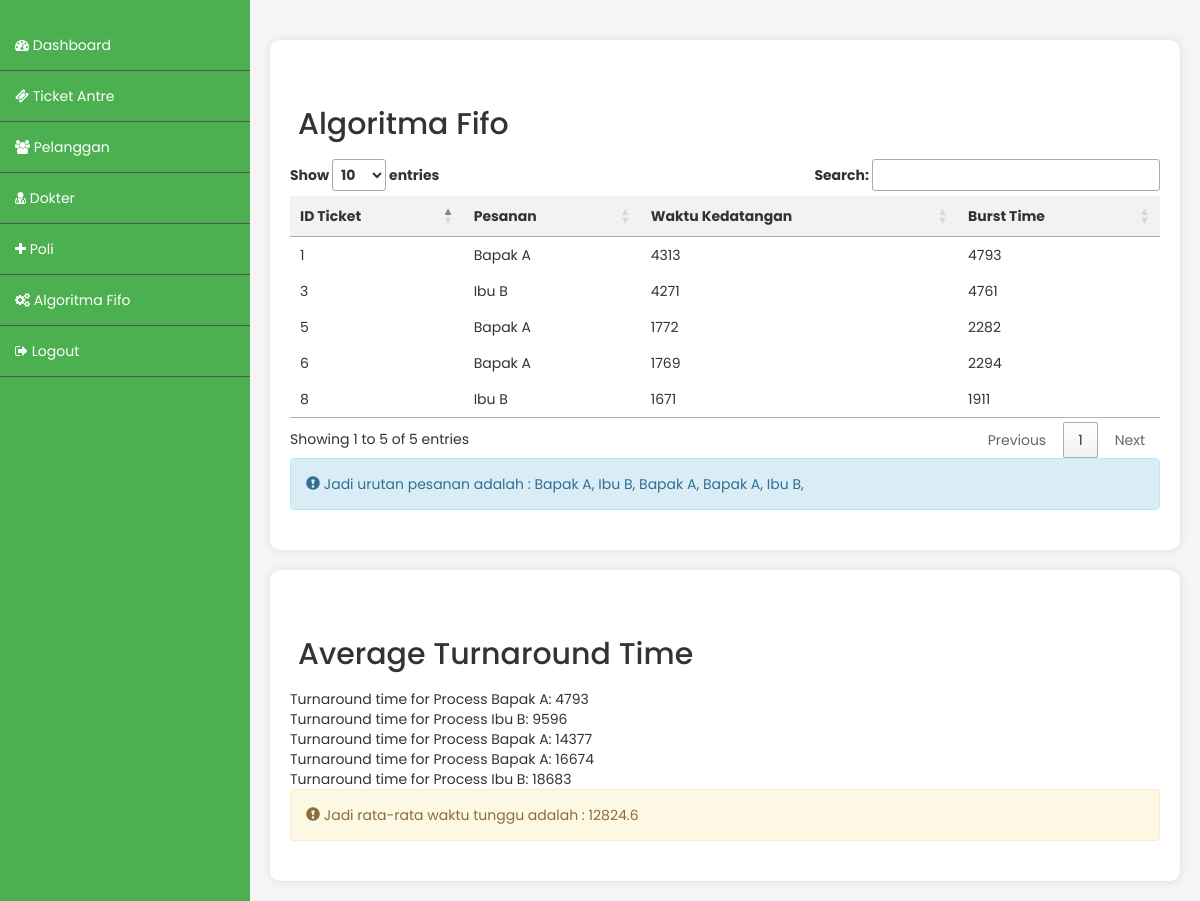
Page /index.php/admin/fifo on the committed database.
### tables this page shows
CREATE TABLE `ticket` (
  `id_ticket` int(255) NOT NULL,
  `id_pelanggan` int(255) NOT NULL,
  `stamp_waktu` timestamp NOT NULL DEFAULT current_timestamp(),
  `waktu_keluar` time DEFAULT NULL,
  `id_poli` int(255) NOT NULL,
  `id_dokter` int(255) NOT NULL
);

CREATE TABLE `pelanggan` (
  `id_pelanggan` int(255) NOT NULL,
  `nama_pelanggan` varchar(255) NOT NULL,
  `nik` varchar(255) NOT NULL,
  `tempat_lahir` varchar(255) NOT NULL,
  `tanggal_lahir` date NOT NULL,
  `alamat` varchar(255) NOT NULL,
  `no_telp` varchar(255) NOT NULL
);

### application/controllers/Admin.php (called while the page is built, shortened)
<?php
class Admin extends CI_Controller {
	public function __construct()
	{
		$this->load->model('akun_model');
		$this->load->model('crud_model');
	}
	public function fifo()
	{
		$data['array_ticket'] = $this->crud_model->mengambil_data_join('ticket',['pelanggan']);
		$this->load->view('admin_fifo',$data);
	}
}

### index.php (called while the page is built, shortened)
<?php
require_once BASEPATH.'core/CodeIgniter.php';

### application/models/Crud_model.php (called while the page is built, shortened)
<?php
class Crud_model extends CI_Model{
	public function mengambil_data_join($nama_tabel,$array_tabel)
	{
		$this->db->select('*');
		$this->db->from($nama_tabel);
		foreach($array_tabel as $tabel){
			$this->db->join($tabel, $nama_tabel.'.id_'.$tabel.' = '.$tabel.'.id_'.$tabel.'');
		}
		$query = $this->db->get();
		return $query->result();
	}
}

### application/views/admin_fifo.php (the view, shortened to what this page needs)
<!DOCTYPE html>
<html lang="en">
<head>
<link rel="stylesheet" type="text/css" href="https://cdn.datatables.net/1.10.25/css/jquery.dataTables.css">
<link href="//maxcdn.bootstrapcdn.com/bootstrap/3.3.0/css/bootstrap.min.css" rel="stylesheet" id="bootstrap-css">
<link href="https://maxcdn.bootstrapcdn.com/font-awesome/4.7.0/css/font-awesome.min.css" rel="stylesheet">
<link rel="stylesheet" href="<?=base_url()?>/css/style.css">
</head>
<body>
<div class="content">
	<div class="status-info">
		<table>
		<tr>
			<td class="title">
			<h2>Algoritma Fifo</h2>
			</td>
			<td class="button-container" style="text-align: right;"></td>
		</tr>
		</table>
		<table id="productTable">
		<thead>
			<tr>
			<th>ID Ticket</th>
			<th>Pesanan</th>
			<th>Waktu Kedatangan</th>
			<th>Burst Time</th>
			</tr>
		</thead>
		<tbody>
			<?php foreach($array_ticket as $ticket): ?>
			<?php
			$waktu_daftar = strtotime("08:00:00");
			$waktu_awal = strtotime($ticket->stamp_waktu);
			$waktu_akhir = strtotime($ticket->waktu_keluar);
			$waktu_kedatangan = abs($waktu_awal - $waktu_daftar)/60;
			$burst_time = abs($waktu_akhir - $waktu_awal)/60;
			$processes[] = array($ticket->nama_pelanggan,ceil($waktu_kedatangan),ceil($burst_time)) ;
			?>
			<tr>
			<td> <?=$ticket->id_ticket?> </td>
			<td> <?=$ticket->nama_pelanggan?> </td>
			<td> <?=ceil($waktu_kedatangan)?></td>
			<td> <?=ceil($burst_time)?> </td>
			</tr>
			<?php endforeach; ?>
		</tbody>
		</table>
		<div class="alert alert-info" role="alert">
			<span class="glyphicon glyphicon-exclamation-sign" aria-hidden="true"></span>
			Jadi urutan pesanan adalah : <?php foreach($array_ticket as $ticket): echo $ticket->nama_pelanggan.', '; endforeach;?>
		</div>
	</div>
	<div class="status-info">
		<table>
		<tr>
			<td class="title">
			<h2>Average Turnaround Time</h2>
			</td>
			<td class="button-container" style="text-align: right;"></td>
		</tr>
		</table>
<?php
$total_turnaround_time = 0;
$previous_completion_time = 0;
foreach ($processes as $process) {
    $process_id = $process[0];
    $arrival_time = $process[1];
    $burst_time = $process[2];
    $completion_time = max($previous_completion_time, $arrival_time) + $burst_time;
    $turnaround_time = $completion_time - $arrival_time;
    $total_turnaround_time += $turnaround_time;
    $previous_completion_time = $completion_time;
    echo "Turnaround time for Process $process_id: $turnaround_time<br/>";
}
$average_turnaround_time = $total_turnaround_time / count($processes);
?>
	<div class="alert alert-warning" role="alert">
		<span class="glyphicon glyphicon-exclamation-sign" aria-hidden="true"></span>
		Jadi rata-rata waktu tunggu adalah : <?=$average_turnaround_time?>
	</div>
	</div>
</div>
</body>
</html>

### css/style.css (style rules this page uses)
body { margin: 0; padding: 0; font-family: 'Poppins', sans-serif; background-color: #f5f5f5; }
.content { margin-left: 250px; padding: 20px; }
.content h2 { color: #333; }
.status-info { background-color: #fff; padding: 20px; border-radius: 10px; box-shadow: 0 0 10px rgba(0, 0, 0, 0.1); margin-top: 20px; }
table { width: 100%; border-collapse: collapse; margin-top: 20px; }
th, td { border: 1px solid #ddd; padding: 8px; text-align: left; }
th { background-color: #f2f2f2; }

### application/views/admin_fifo.php (style rules this page uses)
table { border-collapse: collapse; }
table, th, td { border: none; }

### rows in the picture
ticket: id_ticket "1", id_pelanggan.nama_pelanggan "Bapak A", ceil($burst_time) "4793"
ticket: id_ticket "3", id_pelanggan.nama_pelanggan "Ibu B", ceil($burst_time) "4761"
ticket: id_ticket "5", id_pelanggan.nama_pelanggan "Bapak A", ceil($burst_time) "2282"
ticket: id_ticket "6", id_pelanggan.nama_pelanggan "Bapak A", ceil($burst_time) "2294"
ticket: id_ticket "8", id_pelanggan.nama_pelanggan "Ibu B", ceil($burst_time) "1911"

### other values in the picture
$process_id "Bapak A"
$turnaround_time "4793"
$process_id "Ibu B"
$turnaround_time "9596"
$turnaround_time "14377"
$turnaround_time "16674"
$turnaround_time "18683"
$average_turnaround_time "12824.6"
